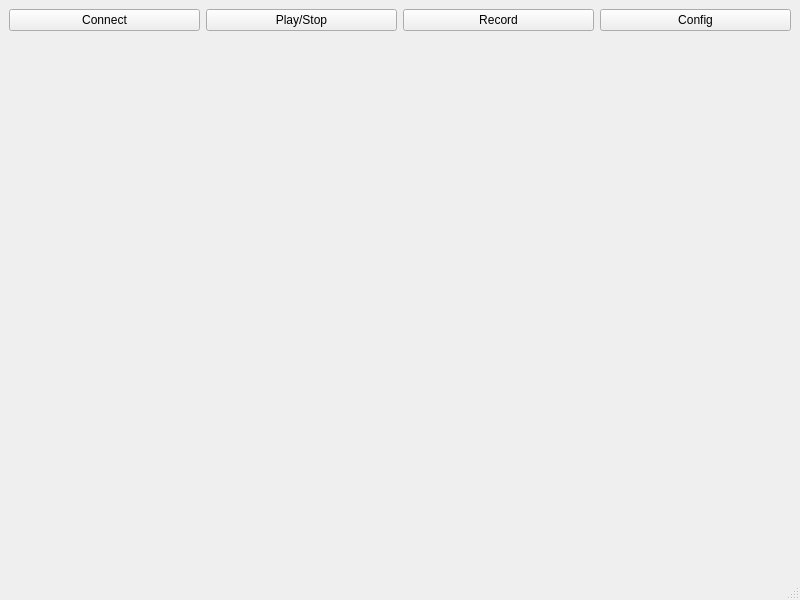
<?xml version="1.0" encoding="UTF-8"?>
<ui version="4.0">
 <class>MainWindow</class>
 <widget class="QMainWindow" name="MainWindow">
  <property name="geometry">
   <rect>
    <x>0</x>
    <y>0</y>
    <width>800</width>
    <height>600</height>
   </rect>
  </property>
  <property name="windowTitle">
   <string>Serial Plotter</string>
  </property>
  <widget class="QWidget" name="centralwidget">
   <layout class="QVBoxLayout" name="verticalLayout">
    <item>
     <layout class="QHBoxLayout" name="horizontalLayout">
      <item>
       <widget class="QPushButton" name="connectButton">
        <property name="text">
         <string>Connect</string>
        </property>
       </widget>
      </item>
      <item>
       <widget class="QPushButton" name="playStopButton">
        <property name="text">
         <string>Play/Stop</string>
        </property>
       </widget>
      </item>
      <item>
       <widget class="QPushButton" name="recordButton">
        <property name="text">
         <string>Record</string>
        </property>
       </widget>
      </item>
      <item>
       <widget class="QPushButton" name="configButton">
        <property name="text">
         <string>Config</string>
        </property>
       </widget>
      </item>
     </layout>
    </item>
    <item>
     <widget class="QWidget" name="plotWidget1" native="true"/>
    </item>
    <item>
     <widget class="QWidget" name="plotWidget2" native="true"/>
    </item>
   </layout>
  </widget>
  <widget class="QMenuBar" name="menubar">
   <property name="geometry">
    <rect>
     <x>0</x>
     <y>0</y>
     <width>800</width>
     <height>21</height>
    </rect>
   </property>
  </widget>
  <widget class="QStatusBar" name="statusbar"/>
 </widget>
 <customwidgets>
  <customwidget>
   <class>QCustomPlot</class>
   <extends>QWidget</extends>
   <header>qcustomplot/qcustomplot.h</header>
   <container>1</container>
  </customwidget>
 </customwidgets>
 <resources/>
 <connections/>
</ui>
